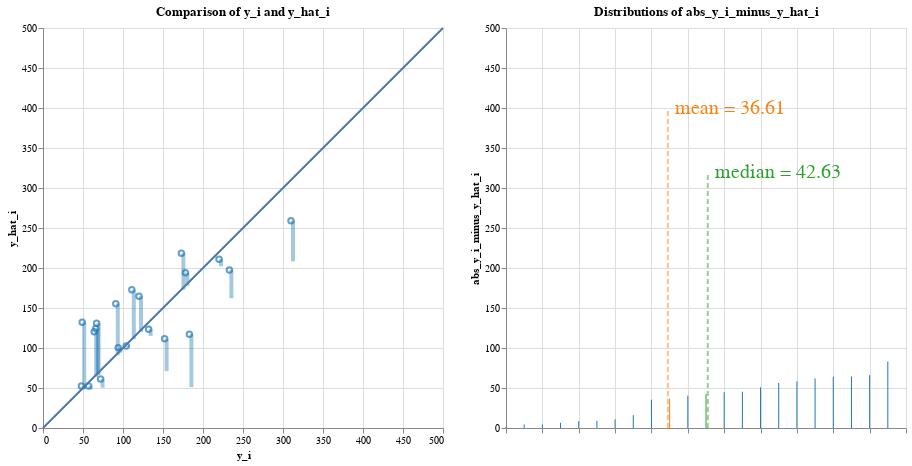

Notebook source saved alongside this figure:
### Code cell
# mean absolute error
########### BEGIN COMPUTATION GRAPH ##########
## Everything below can be extracted from the abstract syntax tree

abs_y_i_minus_y_hat_i = np.abs(y_i_minus_y_hat_i)
mean_abs_error = np.mean(abs_y_i_minus_y_hat_i)
data_dict['abs_y_i_minus_y_hat_i'] = abs_y_i_minus_y_hat_i
data_dict['mean_abs_error'] = mean_abs_error

mean = ComputationNode('mean', None, 'mean', input_data=['abs_y_i_minus_y_hat_i'], output_data='mean_abs_error')
abs_y_i_minus_y_hat_i_node = ComputationNode('abs_y_i_minus_y_hat_i', mean, 'vector_abs', input_data=['y_i_minus_y_hat_i'], output_data='abs_y_i_minus_y_hat_i')
vector_difference_residuals = ComputationNode('vector_difference_residuals', abs_y_i_minus_y_hat_i_node, 'vector_diff', input_data=['y_i', 'y_hat_i'], output_data='y_i_minus_y_hat_i')
y_i_res_node = ComputationNode('literal_yi_res', vector_difference_residuals, 'vector', output_data='y_i')
y_hat_node = ComputationNode('literal_yhat', vector_difference_residuals, 'vector', output_data='y_hat_i')

parser = ComputationTreeParser(mean)
parser.visualizeDFG()
vis_containers = parser.visualization_containers
########### END COMPUTATION GRAPH ##########
# print("vis_containers is ")
# [vc.pp() for vc in vis_containers]
r = AltairRenderer(vis_containers, data_dict, input_vars=input_vars)
charts = r.convert_to_charts()

charts.display()

### Figure 1 — Vega-Lite specification as saved in the notebook (floating-point values rounded to 4 significant figures)
{"config": {"view": {"continuousWidth": 400, "continuousHeight": 300}}, "hconcat": [{"layer": [{"data": {"name": "data-bcd93295d3c0468c8f4c0e4d59259ba2"}, "mark": "point", "encoding": {"color": {"condition": {"value": "yellow", "selection": "selector002"}, "field": "color", "legend": null, "scale": {"scheme": "category10"}, "type": "nominal"}, "tooltip": [{"field": "age", "type": "quantitative"}, {"field": "bmi", "type": "quantitative"}, {"field": "bp", "type": "quantitative"}, {"field": "glu", "type": "quantitative"}, {"field": "hdl", "type": "quantitative"}, {"field": "id", "type": "quantitative"}, {"field": "ldl", "type": "quantitative"}, {"field": "ltg", "type": "quantitative"}, {"field": "sex", "type": "quantitative"}, {"field": "tc", "type": "quantitative"}, {"field": "tch", "type": "quantitative"}, {"field": "y_hat_i", "type": "quantitative"}, {"field": "y_i", "type": "quantitative"}], "x": {"axis": {"title": "y_i"}, "field": "x", "scale": {"domain": [0, 500]}, "type": "quantitative"}, "y": {"axis": {"title": "y_hat_i"}, "field": "y", "scale": {"domain": [0, 500]}, "type": "quantitative"}}, "height": 400.0, "title": "Comparison of y_i and y_hat_i", "width": 400.0}, {"data": {"name": "data-1cb8b2e1b52ef712d2bfc45fca0f1e2b"}, "mark": {"type": "rect", "opacity": 0.4}, "encoding": {"color": {"condition": {"value": "yellow", "selection": "selector002"}, "field": "color-ratio", "legend": null, "scale": {"scheme": "category10"}, "type": "nominal"}, "x": {"field": "x-ratio", "scale": {"domain": [0, 500]}, "type": "quantitative"}, "x2": {"field": "x2-ratio"}, "y": {"field": "y-ratio", "scale": {"domain": [0, 500]}, "type": "quantitative"}, "y2": {"field": "y2-ratio"}}, "selection": {"selector002": {"type": "single", "fields": ["id"], "on": "mouseover", "empty": "none"}}}, {"data": {"name": "data-e18c70fdf05de719b9350ab397f3d2c9"}, "mark": "line", "encoding": {"x": {"field": "x", "type": "quantitative"}, "y": {"field": "y", "type": "quantitative"}}}]}, {"layer": [{"data": {"name": "data-eca8830ab8f2c7548dd725e2a571a231"}, "mark": "line", "encoding": {"color": {"condition": {"value": "yellow", "selection": "selector002"}, "field": "color", "legend": null, "scale": {"scheme": "category10"}, "type": "nominal"}, "tooltip": [{"field": "age", "type": "quantitative"}, {"field": "bmi", "type": "quantitative"}, {"field": "bp", "type": "quantitative"}, {"field": "glu", "type": "quantitative"}, {"field": "hdl", "type": "quantitative"}, {"field": "id", "type": "quantitative"}, {"field": "ldl", "type": "quantitative"}, {"field": "ltg", "type": "quantitative"}, {"field": "sex", "type": "quantitative"}, {"field": "tc", "type": "quantitative"}, {"field": "tch", "type": "quantitative"}, {"field": "y_hat_i", "type": "quantitative"}, {"field": "y_i", "type": "quantitative"}], "x": {"axis": {"labels": false, "title": ""}, "field": "x", "type": "quantitative"}, "x2": {"field": "x2"}, "y": {"axis": {"title": "abs_y_i_minus_y_hat_i"}, "field": "y", "scale": {"domain": [0, 500]}, "type": "quantitative"}, "y2": {"field": "y2"}}, "height": 400.0, "selection": {"selector002": {"type": "single", "fields": ["id"], "on": "mouseover", "empty": "none"}}, "title": "Distributions of abs_y_i_minus_y_hat_i", "width": 400.0}, {"data": {"name": "data-622f3a604a6d1d23f48521bc53864b8e"}, "mark": {"type": "line", "opacity": 0.5, "strokeDash": [5, 3], "strokeWidth": 2}, "encoding": {"color": {"field": "color", "legend": null, "scale": {"scheme": "category10"}, "type": "nominal"}, "x": {"field": "x", "type": "quantitative"}, "y": {"field": "y", "type": "quantitative"}}}, {"data": {"name": "data-622f3a604a6d1d23f48521bc53864b8e"}, "mark": {"type": "text", "align": "left", "baseline": "middle", "dx": 7, "fontSize": 20}, "encoding": {"color": {"field": "color", "legend": null, "scale": {"scheme": "category10"}, "type": "nominal"}, "text": {"value": "mean = 36.61"}, "x": {"field": "x", "type": "quantitative"}, "y": {"field": "y", "type": "quantitative"}}, "transform": [{"filter": "(datum.y > 0)"}]}, {"data": {"name": "data-6a6a0832a82554466b144c42cf0d0d4b"}, "mark": {"type": "line", "opacity": 0.5, "strokeDash": [5, 3], "strokeWidth": 2}, "encoding": {"color": {"field": "color", "legend": null, "scale": {"scheme": "category10"}, "type": "nominal"}, "x": {"field": "x", "type": "quantitative"}, "y": {"field": "y", "type": "quantitative"}}}, {"data": {"name": "data-6a6a0832a82554466b144c42cf0d0d4b"}, "mark": {"type": "text", "align": "left", "baseline": "middle", "dx": 7, "fontSize": 20}, "encoding": {"color": {"field": "color", "legend": null, "scale": {"scheme": "category10"}, "type": "nominal"}, "text": {"value": "median = 42.63"}, "x": {"field": "x", "type": "quantitative"}, "y": {"field": "y", "type": "quantitative"}}, "transform": [{"filter": "(datum.y > 0)"}]}]}], "$schema": "https://vega.github.io/schema/vega-lite/v4.17.0.json", "datasets": {"data-bcd93295d3c0468c8f4c0e4d59259ba2": [{"linediff": 35.38, "color": "abs_y_i_minus_y_hat_i", "x": 233.0, "y": 197.6, "abs_y_i_minus_y_hat_i": 35.38, "id": 0, "y_i": 233.0, "y_hat_i": 197.6, "age": -0.07817, "sex": 0.05068, "bmi": 0.07786, "bp": 0.05286, "tc": 0.07824, "ldl": 0.06445, "hdl": 0.02655, "tch": -0.002592, "ltg": 0.04067, "glu": -0.009362}, {"linediff": -64.44, "color": "abs_y_i_minus_y_hat_i", "x": 91.0, "y": 155.4, "abs_y_i_minus_y_hat_i": 64.44, "id": 1, "y_i": 91.0, "y_hat_i": 155.4, "age": 0.009016, "sex": 0.05068, "bmi": -0.03962, "bp": 0.02876, "tc": 0.03833, "ldl": 0.07353, "hdl": -0.07285, "tch": 0.1081, "ltg": 0.01557, "glu": -0.04664}, {"linediff": -61.89, "color": "abs_y_i_minus_y_hat_i", "x": 111.0, "y": 172.9, "abs_y_i_minus_y_hat_i": 61.89, "id": 2, "y_i": 111.0, "y_hat_i": 172.9, "age": 0.001751, "sex": 0.05068, "bmi": 0.01104, "bp": -0.01944, "tc": -0.0167, "ldl": -0.003819, "hdl": -0.04708, "tch": 0.03431, "ltg": 0.02406, "glu": 0.02377}, {"linediff": 40.47, "color": "abs_y_i_minus_y_hat_i", "x": 152.0, "y": 111.5, "abs_y_i_minus_y_hat_i": 40.47, "id": 3, "y_i": 152.0, "y_hat_i": 111.5, "age": -0.07817, "sex": -0.04464, "bmi": -0.0407, "bp": -0.08141, "tc": -0.1006, "ldl": -0.1128, "hdl": 0.02287, "tch": -0.07639, "ltg": -0.02029, "glu": -0.05078}, {"linediff": -44.79, "color": "abs_y_i_minus_y_hat_i", "x": 120.0, "y": 164.8, "abs_y_i_minus_y_hat_i": 44.79, "id": 4, "y_i": 120.0, "y_hat_i": 164.8, "age": 0.03081, "sex": 0.05068, "bmi": -0.03423, "bp": 0.04367, "tc": 0.0576, "ldl": 0.06883, "hdl": -0.03236, "tch": 0.05756, "ltg": 0.03546, "glu": 0.08591}, {"linediff": -64.07, "color": "abs_y_i_minus_y_hat_i", "x": 67.0, "y": 131.1, "abs_y_i_minus_y_hat_i": 64.07, "id": 5, "y_i": 67.0, "y_hat_i": 131.1, "age": -0.03457, "sex": 0.05068, "bmi": 0.00565, "bp": -0.00567, "tc": -0.07312, "ldl": -0.06269, "hdl": -0.006584, "tch": -0.03949, "ltg": -0.04542, "glu": 0.03206}, {"linediff": 50.88, "color": "abs_y_i_minus_y_hat_i", "x": 310.0, "y": 259.1, "abs_y_i_minus_y_hat_i": 50.88, "id": 6, "y_i": 310.0, "y_hat_i": 259.1, "age": 0.04897, "sex": 0.05068, "bmi": 0.08864, "bp": 0.08729, "tc": 0.03558, "ldl": 0.02155, "hdl": -0.02499, "tch": 0.03431, "ltg": 0.06605, "glu": 0.1315}, {"linediff": -6.479, "color": "abs_y_i_minus_y_hat_i", "x": 94.0, "y": 100.5, "abs_y_i_minus_y_hat_i": 6.479, "id": 7, "y_i": 94.0, "y_hat_i": 100.5, "age": -0.04184, "sex": -0.04464, "bmi": -0.03315, "bp": -0.02288, "tc": 0.04659, "ldl": 0.04159, "hdl": 0.056, "tch": -0.02473, "ltg": -0.02595, "glu": -0.03836}, {"linediff": 65.94, "color": "abs_y_i_minus_y_hat_i", "x": 183.0, "y": 117.1, "abs_y_i_minus_y_hat_i": 65.94, "id": 8, "y_i": 183.0, "y_hat_i": 117.1, "age": -0.009147, "sex": -0.04464, "bmi": -0.05686, "bp": -0.05043, "tc": 0.02182, "ldl": 0.04535, "hdl": -0.02867, "tch": 0.03431, "ltg": -0.009919, "glu": -0.01765}, {"linediff": -58.3, "color": "abs_y_i_minus_y_hat_i", "x": 66.0, "y": 124.3, "abs_y_i_minus_y_hat_i": 58.3, "id": 9, "y_i": 66.0, "y_hat_i": 124.3, "age": 0.07077, "sex": 0.05068, "bmi": -0.031, "bp": 0.02187, "tc": -0.03734, "ldl": -0.04703, "hdl": 0.03391, "tch": -0.03949, "ltg": -0.01496, "glu": -0.001078}, {"linediff": -45.37, "color": "abs_y_i_minus_y_hat_i", "x": 173.0, "y": 218.4, "abs_y_i_minus_y_hat_i": 45.37, "id": 10, "y_i": 173.0, "y_hat_i": 218.4, "age": 0.009016, "sex": -0.04464, "bmi": 0.05523, "bp": -0.00567, "tc": 0.0576, "ldl": 0.04472, "hdl": -0.002903, "tch": 0.02324, "ltg": 0.05569, "glu": 0.1066}, {"linediff": 10.8, "color": "abs_y_i_minus_y_hat_i", "x": 72.0, "y": 61.2, "abs_y_i_minus_y_hat_i": 10.8, "id": 11, "y_i": 72.0, "y_hat_i": 61.2, "age": -0.02731, "sex": -0.04464, "bmi": -0.0601, "bp": -0.02977, "tc": 0.04659, "ldl": 0.01998, "hdl": 0.1223, "tch": -0.03949, "ltg": -0.0514, "glu": -0.009362}, {"linediff": -83.25, "color": "abs_y_i_minus_y_hat_i", "x": 49.0, "y": 132.2, "abs_y_i_minus_y_hat_i": 83.25, "id": 12, "y_i": 49.0, "y_hat_i": 132.2, "age": 0.01628, "sex": -0.04464, "bmi": 0.001339, "bp": 0.008101, "tc": 0.005311, "ldl": 0.0109, "hdl": 0.03023, "tch": -0.03949, "ltg": -0.04542, "glu": 0.03206}, {"linediff": -56.33, "color": "abs_y_i_minus_y_hat_i", "x": 64.0, "y": 120.3, "abs_y_i_minus_y_hat_i": 56.33, "id": 13, "y_i": 64.0, "y_hat_i": 120.3, "age": -0.01278, "sex": -0.04464, "bmi": -0.02345, "bp": -0.0401, "tc": -0.0167, "ldl": 0.004636, "hdl": -0.01763, "tch": -0.002592, "ltg": -0.03846, "glu": -0.03836}, {"linediff": -4.545, "color": "abs_y_i_minus_y_hat_i", "x": 48.0, "y": 52.55, "abs_y_i_minus_y_hat_i": 4.545, "id": 14, "y_i": 48.0, "y_hat_i": 52.55, "age": -0.05637, "sex": -0.04464, "bmi": -0.07411, "bp": -0.05043, "tc": -0.02496, "ldl": -0.04703, "hdl": 0.09282, "tch": -0.07639, "ltg": -0.06118, "glu": -0.04664}, {"linediff": -16.04, "color": "abs_y_i_minus_y_hat_i", "x": 178.0, "y": 194.0, "abs_y_i_minus_y_hat_i": 16.04, "id": 15, "y_i": 178.0, "y_hat_i": 194.0, "age": 0.04171, "sex": 0.05068, "bmi": 0.01966, "bp": 0.05974, "tc": -0.005697, "ldl": -0.002566, "hdl": -0.02867, "tch": -0.002592, "ltg": 0.03119, "glu": 0.007207}, {"linediff": 1.424, "color": "abs_y_i_minus_y_hat_i", "x": 104.0, "y": 102.6, "abs_y_i_minus_y_hat_i": 1.424, "id": 16, "y_i": 104.0, "y_hat_i": 102.6, "age": -0.005515, "sex": 0.05068, "bmi": -0.01591, "bp": -0.06764, "tc": 0.04934, "ldl": 0.07917, "hdl": -0.02867, "tch": 0.03431, "ltg": -0.01811, "glu": 0.04449}, {"linediff": 8.432, "color": "abs_y_i_minus_y_hat_i", "x": 132.0, "y": 123.6, "abs_y_i_minus_y_hat_i": 8.432, "id": 17, "y_i": 132.0, "y_hat_i": 123.6, "age": 0.04171, "sex": 0.05068, "bmi": -0.01591, "bp": 0.01729, "tc": -0.03734, "ldl": -0.01384, "hdl": -0.02499, "tch": -0.01108, "ltg": -0.04688, "glu": 0.01549}, {"linediff": 8.965, "color": "abs_y_i_minus_y_hat_i", "x": 220.0, "y": 211.0, "abs_y_i_minus_y_hat_i": 8.965, "id": 18, "y_i": 220.0, "y_hat_i": 211.0, "age": -0.04547, "sex": -0.04464, "bmi": 0.03906, "bp": 0.001215, "tc": 0.01632, "ldl": 0.01528, "hdl": -0.02867, "tch": 0.02656, "ltg": 0.04453, "glu": -0.02593}, {"linediff": 4.398, "color": "abs_y_i_minus_y_hat_i", "x": 57.0, "y": 52.6, "abs_y_i_minus_y_hat_i": 4.398, "id": 19, "y_i": 57.0, "y_hat_i": 52.6, "age": -0.04547, "sex": -0.04464, "bmi": -0.07303, "bp": -0.08141, "tc": 0.08374, "ldl": 0.02781, "hdl": 0.1738, "tch": -0.03949, "ltg": -0.004222, "glu": 0.003064}], "data-1cb8b2e1b52ef712d2bfc45fca0f1e2b": [{"x-ratio": 233.0, "y-ratio": 197.6, "x2-ratio": 238.0, "y2-ratio": 162.2, "color-ratio": "abs_y_i_minus_y_hat_i", "id": 0}, {"x-ratio": 91.0, "y-ratio": 155.4, "x2-ratio": 96.0, "y2-ratio": 91.0, "color-ratio": "abs_y_i_minus_y_hat_i", "id": 1}, {"x-ratio": 111.0, "y-ratio": 172.9, "x2-ratio": 116.0, "y2-ratio": 111.0, "color-ratio": "abs_y_i_minus_y_hat_i", "id": 2}, {"x-ratio": 152.0, "y-ratio": 111.5, "x2-ratio": 157.0, "y2-ratio": 71.07, "color-ratio": "abs_y_i_minus_y_hat_i", "id": 3}, {"x-ratio": 120.0, "y-ratio": 164.8, "x2-ratio": 125.0, "y2-ratio": 120.0, "color-ratio": "abs_y_i_minus_y_hat_i", "id": 4}, {"x-ratio": 67.0, "y-ratio": 131.1, "x2-ratio": 72.0, "y2-ratio": 67.0, "color-ratio": "abs_y_i_minus_y_hat_i", "id": 5}, {"x-ratio": 310.0, "y-ratio": 259.1, "x2-ratio": 315.0, "y2-ratio": 208.2, "color-ratio": "abs_y_i_minus_y_hat_i", "id": 6}, {"x-ratio": 94.0, "y-ratio": 100.5, "x2-ratio": 99.0, "y2-ratio": 94.0, "color-ratio": "abs_y_i_minus_y_hat_i", "id": 7}, {"x-ratio": 183.0, "y-ratio": 117.1, "x2-ratio": 188.0, "y2-ratio": 51.12, "color-ratio": "abs_y_i_minus_y_hat_i", "id": 8}, {"x-ratio": 66.0, "y-ratio": 124.3, "x2-ratio": 71.0, "y2-ratio": 66.0, "color-ratio": "abs_y_i_minus_y_hat_i", "id": 9}, {"x-ratio": 173.0, "y-ratio": 218.4, "x2-ratio": 178.0, "y2-ratio": 173.0, "color-ratio": "abs_y_i_minus_y_hat_i", "id": 10}, {"x-ratio": 72.0, "y-ratio": 61.2, "x2-ratio": 77.0, "y2-ratio": 50.39, "color-ratio": "abs_y_i_minus_y_hat_i", "id": 11}, {"x-ratio": 49.0, "y-ratio": 132.2, "x2-ratio": 54.0, "y2-ratio": 49.0, "color-ratio": "abs_y_i_minus_y_hat_i", "id": 12}, {"x-ratio": 64.0, "y-ratio": 120.3, "x2-ratio": 69.0, "y2-ratio": 64.0, "color-ratio": "abs_y_i_minus_y_hat_i", "id": 13}, {"x-ratio": 48.0, "y-ratio": 52.55, "x2-ratio": 53.0, "y2-ratio": 48.0, "color-ratio": "abs_y_i_minus_y_hat_i", "id": 14}, {"x-ratio": 178.0, "y-ratio": 194.0, "x2-ratio": 183.0, "y2-ratio": 178.0, "color-ratio": "abs_y_i_minus_y_hat_i", "id": 15}, {"x-ratio": 104.0, "y-ratio": 102.6, "x2-ratio": 109.0, "y2-ratio": 101.2, "color-ratio": "abs_y_i_minus_y_hat_i", "id": 16}, {"x-ratio": 132.0, "y-ratio": 123.6, "x2-ratio": 137.0, "y2-ratio": 115.1, "color-ratio": "abs_y_i_minus_y_hat_i", "id": 17}, {"x-ratio": 220.0, "y-ratio": 211.0, "x2-ratio": 225.0, "y2-ratio": 202.1, "color-ratio": "abs_y_i_minus_y_hat_i", "id": 18}, {"x-ratio": 57.0, "y-ratio": 52.6, "x2-ratio": 62.0, "y2-ratio": 48.2, "color-ratio": "abs_y_i_minus_y_hat_i", "id": 19}], "data-e18c70fdf05de719b9350ab397f3d2c9": [{"x": 0, "y": 0}, {"x": 500, "y": 500}], "data-eca8830ab8f2c7548dd725e2a571a231": [{"val": 1.424, "is_mean": false, "is_median": false, "y_i": 104.0, "y_hat_i": 102.6, "age": -0.005515, "sex": 0.05068, "bmi": -0.01591, "bp": -0.06764, "tc": 0.04934, "ldl": 0.07917, "hdl": -0.02867, "tch": 0.03431, "ltg": -0.01811, "glu": 0.04449, "abs_y_i_minus_y_hat_i": 1.424, "id": 16, "x": 0, "color": "abs_y_i_minus_y_hat_i", "y": 0, "x2": 0, "y2": 1.424}, {"val": 4.398, "is_mean": false, "is_median": false, "y_i": 57.0, "y_hat_i": 52.6, "age": -0.04547, "sex": -0.04464, "bmi": -0.07303, "bp": -0.08141, "tc": 0.08374, "ldl": 0.02781, "hdl": 0.1738, "tch": -0.03949, "ltg": -0.004222, "glu": 0.003064, "abs_y_i_minus_y_hat_i": 4.398, "id": 19, "x": 1, "color": "abs_y_i_minus_y_hat_i", "y": 0, "x2": 1, "y2": 4.398}, {"val": 4.545, "is_mean": false, "is_median": false, "y_i": 48.0, "y_hat_i": 52.55, "age": -0.05637, "sex": -0.04464, "bmi": -0.07411, "bp": -0.05043, "tc": -0.02496, "ldl": -0.04703, "hdl": 0.09282, "tch": -0.07639, "ltg": -0.06118, "glu": -0.04664, "abs_y_i_minus_y_hat_i": 4.545, "id": 14, "x": 2, "color": "abs_y_i_minus_y_hat_i", "y": 0, "x2": 2, "y2": 4.545}, {"val": 6.479, "is_mean": false, "is_median": false, "y_i": 94.0, "y_hat_i": 100.5, "age": -0.04184, "sex": -0.04464, "bmi": -0.03315, "bp": -0.02288, "tc": 0.04659, "ldl": 0.04159, "hdl": 0.056, "tch": -0.02473, "ltg": -0.02595, "glu": -0.03836, "abs_y_i_minus_y_hat_i": 6.479, "id": 7, "x": 3, "color": "abs_y_i_minus_y_hat_i", "y": 0, "x2": 3, "y2": 6.479}, {"val": 8.432, "is_mean": false, "is_median": false, "y_i": 132.0, "y_hat_i": 123.6, "age": 0.04171, "sex": 0.05068, "bmi": -0.01591, "bp": 0.01729, "tc": -0.03734, "ldl": -0.01384, "hdl": -0.02499, "tch": -0.01108, "ltg": -0.04688, "glu": 0.01549, "abs_y_i_minus_y_hat_i": 8.432, "id": 17, "x": 4, "color": "abs_y_i_minus_y_hat_i", "y": 0, "x2": 4, "y2": 8.432}, {"val": 8.965, "is_mean": false, "is_median": false, "y_i": 220.0, "y_hat_i": 211.0, "age": -0.04547, "sex": -0.04464, "bmi": 0.03906, "bp": 0.001215, "tc": 0.01632, "ldl": 0.01528, "hdl": -0.02867, "tch": 0.02656, "ltg": 0.04453, "glu": -0.02593, "abs_y_i_minus_y_hat_i": 8.965, "id": 18, "x": 5, "color": "abs_y_i_minus_y_hat_i", "y": 0, "x2": 5, "y2": 8.965}, {"val": 10.8, "is_mean": false, "is_median": false, "y_i": 72.0, "y_hat_i": 61.2, "age": -0.02731, "sex": -0.04464, "bmi": -0.0601, "bp": -0.02977, "tc": 0.04659, "ldl": 0.01998, "hdl": 0.1223, "tch": -0.03949, "ltg": -0.0514, "glu": -0.009362, "abs_y_i_minus_y_hat_i": 10.8, "id": 11, "x": 6, "color": "abs_y_i_minus_y_hat_i", "y": 0, "x2": 6, "y2": 10.8}, {"val": 16.04, "is_mean": false, "is_median": false, "y_i": 178.0, "y_hat_i": 194.0, "age": 0.04171, "sex": 0.05068, "bmi": 0.01966, "bp": 0.05974, "tc": -0.005697, "ldl": -0.002566, "hdl": -0.02867, "tch": -0.002592, "ltg": 0.03119, "glu": 0.007207, "abs_y_i_minus_y_hat_i": 16.04, "id": 15, "x": 7, "color": "abs_y_i_minus_y_hat_i", "y": 0, "x2": 7, "y2": 16.04}, {"val": 35.38, "is_mean": false, "is_median": false, "y_i": 233.0, "y_hat_i": 197.6, "age": -0.07817, "sex": 0.05068, "bmi": 0.07786, "bp": 0.05286, "tc": 0.07824, "ldl": 0.06445, "hdl": 0.02655, "tch": -0.002592, "ltg": 0.04067, "glu": -0.009362, "abs_y_i_minus_y_hat_i": 35.38, "id": 0, "x": 8, "color": "abs_y_i_minus_y_hat_i", "y": 0, "x2": 8, "y2": 35.38}, {"val": 36.61, "is_mean": true, "is_median": false, "y_i": -1.0, "y_hat_i": -1.0, "age": -1.0, "sex": -1.0, "bmi": -1.0, "bp": -1.0, "tc": -1.0, "ldl": -1.0, "hdl": -1.0, "tch": -1.0, "ltg": -1.0, "glu": -1.0, "abs_y_i_minus_y_hat_i": -1.0, "id": 20, "x": 9, "color": "mean", "y": 0, "x2": 9, "y2": 36.61}, {"val": 40.47, "is_mean": false, "is_median": false, "y_i": 152.0, "y_hat_i": 111.5, "age": -0.07817, "sex": -0.04464, "bmi": -0.0407, "bp": -0.08141, "tc": -0.1006, "ldl": -0.1128, "hdl": 0.02287, "tch": -0.07639, "ltg": -0.02029, "glu": -0.05078, "abs_y_i_minus_y_hat_i": 40.47, "id": 3, "x": 10, "color": "abs_y_i_minus_y_hat_i", "y": 0, "x2": 10, "y2": 40.47}, {"val": 42.63, "is_mean": false, "is_median": true, "y_i": -2.0, "y_hat_i": -2.0, "age": -2.0, "sex": -2.0, "bmi": -2.0, "bp": -2.0, "tc": -2.0, "ldl": -2.0, "hdl": -2.0, "tch": -2.0, "ltg": -2.0, "glu": -2.0, "abs_y_i_minus_y_hat_i": -2.0, "id": 21, "x": 11, "color": "median", "y": 0, "x2": 11, "y2": 42.63}, {"val": 44.79, "is_mean": false, "is_median": false, "y_i": 120.0, "y_hat_i": 164.8, "age": 0.03081, "sex": 0.05068, "bmi": -0.03423, "bp": 0.04367, "tc": 0.0576, "ldl": 0.06883, "hdl": -0.03236, "tch": 0.05756, "ltg": 0.03546, "glu": 0.08591, "abs_y_i_minus_y_hat_i": 44.79, "id": 4, "x": 12, "color": "abs_y_i_minus_y_hat_i", "y": 0, "x2": 12, "y2": 44.79}, {"val": 45.37, "is_mean": false, "is_median": false, "y_i": 173.0, "y_hat_i": 218.4, "age": 0.009016, "sex": -0.04464, "bmi": 0.05523, "bp": -0.00567, "tc": 0.0576, "ldl": 0.04472, "hdl": -0.002903, "tch": 0.02324, "ltg": 0.05569, "glu": 0.1066, "abs_y_i_minus_y_hat_i": 45.37, "id": 10, "x": 13, "color": "abs_y_i_minus_y_hat_i", "y": 0, "x2": 13, "y2": 45.37}, {"val": 50.88, "is_mean": false, "is_median": false, "y_i": 310.0, "y_hat_i": 259.1, "age": 0.04897, "sex": 0.05068, "bmi": 0.08864, "bp": 0.08729, "tc": 0.03558, "ldl": 0.02155, "hdl": -0.02499, "tch": 0.03431, "ltg": 0.06605, "glu": 0.1315, "abs_y_i_minus_y_hat_i": 50.88, "id": 6, "x": 14, "color": "abs_y_i_minus_y_hat_i", "y": 0, "x2": 14, "y2": 50.88}, {"val": 56.33, "is_mean": false, "is_median": false, "y_i": 64.0, "y_hat_i": 120.3, "age": -0.01278, "sex": -0.04464, "bmi": -0.02345, "bp": -0.0401, "tc": -0.0167, "ldl": 0.004636, "hdl": -0.01763, "tch": -0.002592, "ltg": -0.03846, "glu": -0.03836, "abs_y_i_minus_y_hat_i": 56.33, "id": 13, "x": 15, "color": "abs_y_i_minus_y_hat_i", "y": 0, "x2": 15, "y2": 56.33}, {"val": 58.3, "is_mean": false, "is_median": false, "y_i": 66.0, "y_hat_i": 124.3, "age": 0.07077, "sex": 0.05068, "bmi": -0.031, "bp": 0.02187, "tc": -0.03734, "ldl": -0.04703, "hdl": 0.03391, "tch": -0.03949, "ltg": -0.01496, "glu": -0.001078, "abs_y_i_minus_y_hat_i": 58.3, "id": 9, "x": 16, "color": "abs_y_i_minus_y_hat_i", "y": 0, "x2": 16, "y2": 58.3}, {"val": 61.89, "is_mean": false, "is_median": false, "y_i": 111.0, "y_hat_i": 172.9, "age": 0.001751, "sex": 0.05068, "bmi": 0.01104, "bp": -0.01944, "tc": -0.0167, "ldl": -0.003819, "hdl": -0.04708, "tch": 0.03431, "ltg": 0.02406, "glu": 0.02377, "abs_y_i_minus_y_hat_i": 61.89, "id": 2, "x": 17, "color": "abs_y_i_minus_y_hat_i", "y": 0, "x2": 17, "y2": 61.89}, {"val": 64.07, "is_mean": false, "is_median": false, "y_i": 67.0, "y_hat_i": 131.1, "age": -0.03457, "sex": 0.05068, "bmi": 0.00565, "bp": -0.00567, "tc": -0.07312, "ldl": -0.06269, "hdl": -0.006584, "tch": -0.03949, "ltg": -0.04542, "glu": 0.03206, "abs_y_i_minus_y_hat_i": 64.07, "id": 5, "x": 18, "color": "abs_y_i_minus_y_hat_i", "y": 0, "x2": 18, "y2": 64.07}, {"val": 64.44, "is_mean": false, "is_median": false, "y_i": 91.0, "y_hat_i": 155.4, "age": 0.009016, "sex": 0.05068, "bmi": -0.03962, "bp": 0.02876, "tc": 0.03833, "ldl": 0.07353, "hdl": -0.07285, "tch": 0.1081, "ltg": 0.01557, "glu": -0.04664, "abs_y_i_minus_y_hat_i": 64.44, "id": 1, "x": 19, "color": "abs_y_i_minus_y_hat_i", "y": 0, "x2": 19, "y2": 64.44}, {"val": 65.94, "is_mean": false, "is_median": false, "y_i": 183.0, "y_hat_i": 117.1, "age": -0.009147, "sex": -0.04464, "bmi": -0.05686, "bp": -0.05043, "tc": 0.02182, "ldl": 0.04535, "hdl": -0.02867, "tch": 0.03431, "ltg": -0.009919, "glu": -0.01765, "abs_y_i_minus_y_hat_i": 65.94, "id": 8, "x": 20, "color": "abs_y_i_minus_y_hat_i", "y": 0, "x2": 20, "y2": 65.94}, {"val": 83.25, "is_mean": false, "is_median": false, "y_i": 49.0, "y_hat_i": 132.2, "age": 0.01628, "sex": -0.04464, "bmi": 0.001339, "bp": 0.008101, "tc": 0.005311, "ldl": 0.0109, "hdl": 0.03023, "tch": -0.03949, "ltg": -0.04542, "glu": 0.03206, "abs_y_i_minus_y_hat_i": 83.25, "id": 12, "x": 21, "color": "abs_y_i_minus_y_hat_i", "y": 0, "x2": 21, "y2": 83.25}], "data-622f3a604a6d1d23f48521bc53864b8e": [{"x": 8.9, "y": 0.0, "color": "mean"}, {"x": 8.9, "y": 400.0, "color": "mean"}], "data-6a6a0832a82554466b144c42cf0d0d4b": [{"x": 11.1, "y": 0.0, "color": "median"}, {"x": 11.1, "y": 320.0, "color": "median"}]}}
